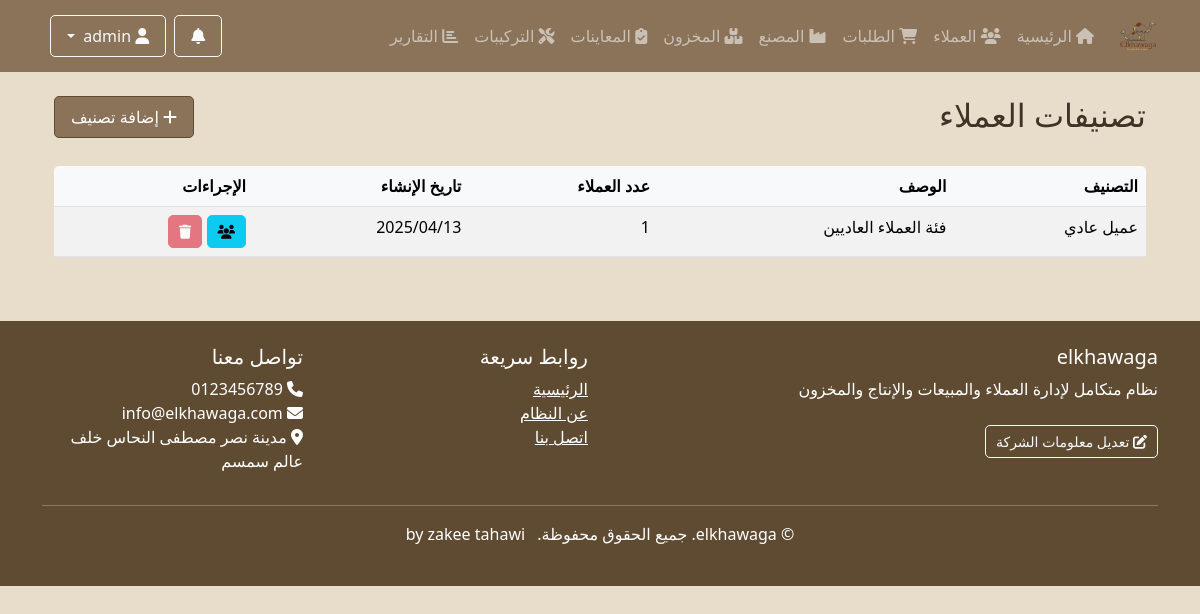
Page /customers/categories/ (signed in) on the committed database.
### accounts/models.py (models this page shows, shortened)
class Department(models.Model):
    name = models.CharField(_('اسم القسم'), max_length=100)
    code = models.CharField(_('كود القسم'), max_length=20, unique=True)
    description = models.TextField(_('الوصف'), blank=True)
    icon = models.CharField(_('أيقونة'), max_length=50, default='fas fa-building')
    url_name = models.CharField(_('اسم URL'), max_length=100, help_text=_('اسم URL للقسم في نظام التوجيه'))
    is_active = models.BooleanField(_('نشط'), default=True)
    order = models.PositiveIntegerField(_('الترتيب'), default=0)
    class Meta:
        verbose_name = _('قسم')
        verbose_name_plural = _('الأقسام')
        ordering = ['order', 'name']

class CompanyInfo(models.Model):
    name = models.CharField(_('اسم الشركة'), max_length=255)
    logo = models.ImageField(_('شعار الشركة'), upload_to='company/', null=True, blank=True)
    description = models.TextField(_('وصف الشركة'), blank=True, default="نظام متكامل لإدارة العملاء والمبيعات والإنتاج والمخزون")
    address = models.TextField(_('العنوان'))
    phone = models.CharField(_('رقم الهاتف'), max_length=20)
    email = models.EmailField(_('البريد الإلكتروني'))
    website = models.URLField(_('الموقع الإلكتروني'), blank=True)
    tax_number = models.CharField(_('الرقم الضريبي'), max_length=50, blank=True)
    commercial_register = models.CharField(_('السجل التجاري'), max_length=50, blank=True)
    facebook = models.URLField(_('فيسبوك'), blank=True)
    twitter = models.URLField(_('تويتر'), blank=True)
    instagram = models.URLField(_('انستغرام'), blank=True)
    linkedin = models.URLField(_('لينكد إن'), blank=True)
    about = models.TextField(_('نبذة عن الشركة'), blank=True)
    vision = models.TextField(_('رؤية الشركة'), blank=True)
    mission = models.TextField(_('رسالة الشركة'), blank=True)
    primary_color = models.CharField(_('اللون الرئيسي'), max_length=7, default='#007bff')
    secondary_color = models.CharField(_('اللون الثانوي'), max_length=7, default='#6c757d')
    accent_color = models.CharField(_('لون التمييز'), max_length=7, default='#28a745')
    class Meta:
        verbose_name = _('معلومات الشركة')
        verbose_name_plural = _('معلومات الشركة')

### customers/models.py (models this page shows, shortened)
class CustomerCategory(models.Model):
    name = models.CharField(_('اسم التصنيف'), max_length=50)
    description = models.TextField(_('وصف التصنيف'), blank=True)
    created_at = models.DateTimeField(_('تاريخ الإنشاء'), auto_now_add=True)
    class Meta:
        verbose_name = _('تصنيف العملاء')
        verbose_name_plural = _('تصنيفات العملاء')
        ordering = ['name']

### customers/views.py (the view)
# urls.py: path('categories/', views.customer_category_list, name='category_list'),
@login_required
def customer_category_list(request):
    categories = CustomerCategory.objects.all()
    context = {
        'categories': categories
    }
    return render(request, 'customers/category_list.html', context)

### accounts/context_processors.py (called while the page is built)
def departments(request):
    all_departments = Department.objects.filter(is_active=True).order_by('order')
    user_departments = []
    if request.user.is_authenticated:
        if request.user.is_superuser:
            user_departments = all_departments
        else:
            user_departments = request.user.departments.filter(is_active=True).order_by('order')
    return {
        'all_departments': all_departments,
        'user_departments': user_departments,
    }

def notifications(request):
    unread_notifications = []
    notifications_count = 0
    if request.user.is_authenticated:
        unread_notifications = get_user_notifications(request.user, unread_only=True, limit=5)
        notifications_count = unread_notifications.count()
    return {
        'unread_notifications': unread_notifications,
        'notifications_count': notifications_count,
    }

def company_info(request):
    try:
        company_info = CompanyInfo.objects.first()
    except:
        company_info = None
    return {
        'company_info': company_info,
    }

### accounts/utils.py (called while the page is built, shortened)
def get_user_notifications(user, department_code=None, unread_only=False, limit=None):
    if user.is_superuser:
        notifications = Notification.objects.all()
    if department_code:
        try:
            department = Department.objects.get(code=department_code)
            notifications = notifications.filter(target_department=department)
        except Department.DoesNotExist:
            return Notification.objects.none()
    if unread_only:
        notifications = notifications.filter(is_read=False)
    notifications = notifications.order_by('-created_at')
    if limit:
        notifications = notifications[:limit]
    return notifications

### templates/customers/category_list.html (shortened to what this page needs)
{% extends 'base.html' %}
{% load i18n %}
{% block content %}
<div class="container mt-4">
    <div class="row mb-4">
        <div class="col-md-6">
            <h2>{% trans 'تصنيفات العملاء' %}</h2>
        </div>
        <div class="col-md-6 text-end">
            <button type="button" class="btn btn-primary" data-bs-toggle="modal" data-bs-target="#addCategoryModal">
                <i class="fas fa-plus"></i> {% trans 'إضافة تصنيف' %}
            </button>
        </div>
    </div>
    {% if categories %}
    <div class="table-responsive">
        <table class="table table-striped">
            <thead>
                <tr>
                    <th>{% trans 'التصنيف' %}</th>
                    <th>{% trans 'الوصف' %}</th>
                    <th>{% trans 'عدد العملاء' %}</th>
                    <th>{% trans 'تاريخ الإنشاء' %}</th>
                    <th>{% trans 'الإجراءات' %}</th>
                </tr>
            </thead>
            <tbody>
                {% for category in categories %}
                <tr>
                    <td>{{ category.name }}</td>
                    <td>{{ category.description|default:"-" }}</td>
                    <td>{{ category.customers.count }}</td>
                    <td>{{ category.created_at|date:"Y/m/d" }}</td>
                    <td>
                        <a href="{% url 'customers:customer_list' %}?category={{ category.id }}"
                           class="btn btn-sm btn-info" title="{% trans 'عرض العملاء' %}">
                            <i class="fas fa-users"></i>
                        </a>
                        <button type="button" class="btn btn-sm btn-danger delete-category"
                                data-id="{{ category.id }}" title="{% trans 'حذف' %}"
                                {% if category.customers.exists %}disabled{% endif %}>
                            <i class="fas fa-trash"></i>
                        </button>
                    </td>
                </tr>
                {% endfor %}
            </tbody>
        </table>
    </div>
    {% else %}
    <div class="alert alert-info">
        {% trans 'لا توجد تصنيفات مضافة حتى الآن.' %}
    </div>
    {% endif %}
</div>
{% endblock %}

### templates/base.html (shortened to what this page needs)
<!DOCTYPE html>
{% load static %}
<html lang="ar" dir="rtl">
<head>
    <link rel="stylesheet" href="https://cdn.jsdelivr.net/npm/bootstrap@5.3.2/dist/css/bootstrap.rtl.min.css">
    <link rel="stylesheet" href="https://cdnjs.cloudflare.com/ajax/libs/font-awesome/6.5.1/css/all.min.css">
    <link rel="stylesheet" href="{% static 'css/style.css' %}">
</head>
<body>
    <nav class="navbar navbar-expand-lg navbar-dark bg-primary">
        <div class="container">
            <a class="navbar-brand" href="{% url 'home' %}">
                <div class="d-flex align-items-center">
                    <img src="{% static 'img/logo.png' %}" alt="شعار النظام" class="logo-img" style="width: 40px; height: 40px;">
                </div>
            </a>
            <div class="collapse navbar-collapse" id="navbarNav">
                <ul class="navbar-nav me-auto mb-2 mb-lg-0">
                    <li class="nav-item">
                        <a class="nav-link" href="{% url 'home' %}"><i class="fas fa-home"></i> الرئيسية</a>
                    </li>
                    {% if user.is_superuser %}
                        {% for dept in all_departments %}
                            {% if dept.code == 'factory' %}
                                <li class="nav-item">
                                    <a class="nav-link" href="{% url dept.url_name %}">
                                        <i class="{{ dept.icon }}"></i> {{ dept.name }}
                                    </a>
                                </li>
                            {% else %}
                                <li class="nav-item">
                                    <a class="nav-link" href="{% url dept.url_name %}">
                                        <i class="{{ dept.icon }}"></i> {{ dept.name }}
                                    </a>
                                </li>
                            {% endif %}
                        {% endfor %}
                    {% endif %}
                </ul>
                <div class="d-flex align-items-center">
                    {% if user.is_authenticated %}
                    <div class="dropdown me-2">
                        <button class="btn btn-outline-light position-relative" type="button" id="notificationsDropdown" data-bs-toggle="dropdown">
                            <i class="fas fa-bell"></i>
                        </button>
                    </div>
                    <div class="dropdown me-2">
                        <button class="btn btn-outline-light dropdown-toggle" type="button" id="userDropdown" data-bs-toggle="dropdown">
                            <i class="fas fa-user"></i> {{ user.get_full_name|default:user.username }}
                        </button>
                    </div>
                    {% else %}
                    <a href="{% url 'accounts:login' %}" class="btn btn-outline-light"><i class="fas fa-sign-in-alt"></i> تسجيل الدخول</a>
                    {% endif %}
                </div>
            </div>
        </div>
    </nav>
    <main class="container mt-4">
        {% block content %}{% endblock %}
    </main>
    <footer class="text-white mt-5 py-4" style="background-color: var(--accent);">
        <div class="container">
            <div class="row">
                <div class="col-md-6">
                    <h5>{{ company_info.name|default:"نظام الخواجه لإدارة العملاء" }}</h5>
                    <p>{{ company_info.description|default:"نظام متكامل لإدارة العملاء والمبيعات والإنتاج والمخزون" }}</p>
                    {% if user.is_staff %}
                    <a href="{% url 'accounts:company_info' %}" class="btn btn-sm btn-outline-light mt-2">
                        <i class="fas fa-edit"></i> تعديل معلومات الشركة
                    </a>
                    {% endif %}
                </div>
                <div class="col-md-3">
                    <h5>روابط سريعة</h5>
                    <ul class="list-unstyled">
                        <li><a href="{% url 'home' %}" class="text-white">الرئيسية</a></li>
                        <li><a href="{% url 'about' %}" class="text-white">عن النظام</a></li>
                        <li><a href="{% url 'contact' %}" class="text-white">اتصل بنا</a></li>
                    </ul>
                </div>
                <div class="col-md-3">
                    <h5>تواصل معنا</h5>
                    <ul class="list-unstyled">
                        <li><i class="fas fa-phone"></i> {{ company_info.phone|default:"+20 123 456 7890" }}</li>
                        <li><i class="fas fa-envelope"></i> {{ company_info.email|default:"info@elkhawaga.com" }}</li>
                        {% if company_info.address %}
                        <li><i class="fas fa-map-marker-alt"></i> {{ company_info.address }}</li>
                        {% endif %}
                    </ul>
                </div>
            </div>
            <hr>
            <div class="text-center">
                <p>&copy; {{ current_year }} {{ company_info.name|default:"نظام الخواجه" }}. جميع الحقوق محفوظة. <span class="ms-2">by zakee tahawi</span></p>
            </div>
        </div>
    </footer>
</body>
</html>

### static/css/style.css (style rules this page uses)
:root { --primary: #8B735A; --secondary: #A67B5B; --accent: #5F4B32; --neutral: #B7A99A; --light-bg: #E8DCCA; --dark-text: #3D3427; --alert: #C17817; --light-accent: #D2B48C; }
.logo-img { width: 30px; height: 30px; display: inline-block; vertical-align: middle; color: var(--light-accent); transition: color 0.3s ease; }
.navbar-brand { padding: 0.5rem 0; margin-left: 1rem; display: flex; align-items: center; }
.navbar-brand > div { display: flex; align-items: center; gap: 10px; }
body { font-family: 'Cairo', 'Segoe UI', Tahoma, Geneva, Verdana, sans-serif; color: var(--dark-text); background-color: var(--light-bg); }
body, .navbar, .card, .btn, .badge, footer, .navbar-dark.bg-primary, .btn-primary, .card .bg-primary, .card .bg-success, .card .bg-warning, .card .bg-danger { transition: all 0.3s ease-in-out; }
.navbar-dark.bg-primary { background-color: var(--primary) !important; }
.btn-primary { background-color: var(--primary); border-color: var(--accent); }
.table th { font-weight: bold; background-color: #f8f9fa; }
.table-responsive { border-radius: 5px; overflow: hidden; }
.btn { border-radius: 5px; padding: 8px 16px; }
.btn-sm { padding: 5px 10px; }
footer { margin-top: 50px; background-color: var(--accent) !important; }

### rows in the picture
Department: name "العملاء"
Department: name "الطلبات"
Department: name "المصنع"
Department: name "المخزون"
Department: name "المعاينات"
Department: name "التركيبات"
Department: name "التقارير"
CustomerCategory: name "عميل عادي", description "فئة العملاء العاديين", customers.count "1", created_at "2025/04/13"
CompanyInfo: name "elkhawaga", description "نظام متكامل لإدارة العملاء والمبيعات والإنتاج والمخزون", phone "0123456789", email "info@elkhawaga.com", address "مدينة نصر مصطفى النحاس خلف عالم سمسم"
